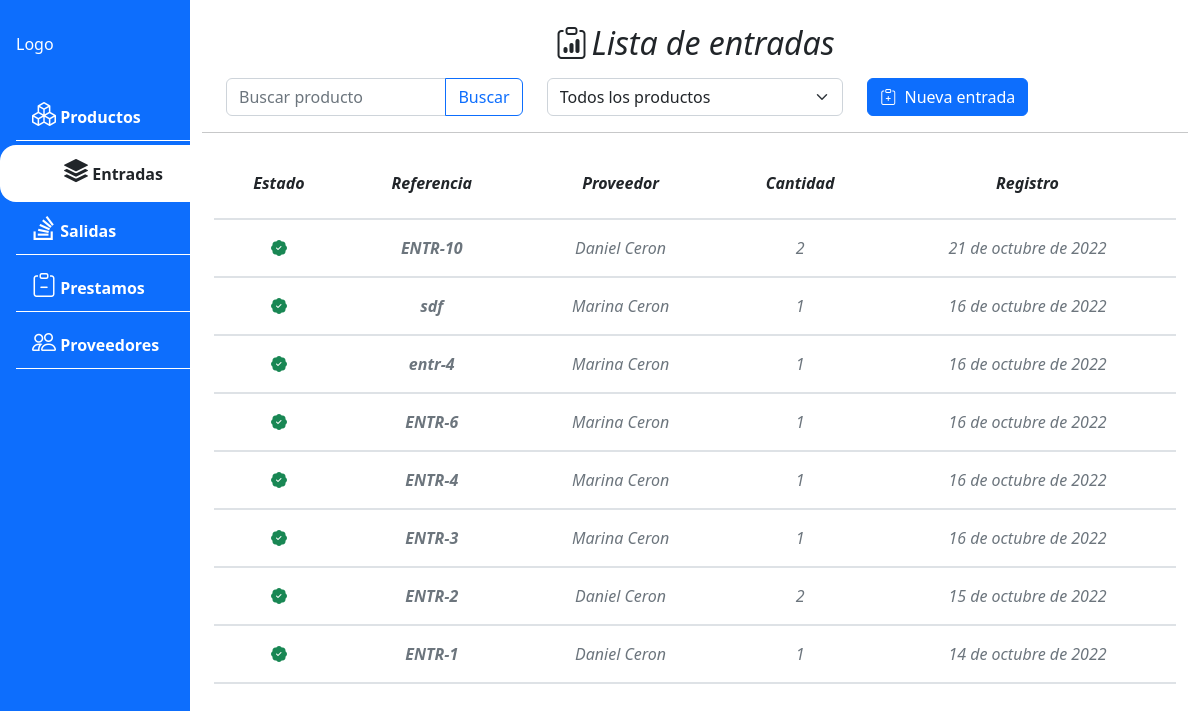
/input/list/, run on the app's committed database.
### apps/product_input/models.py (models this page shows, shortened)
class ProductInput(BaseModel):
    reference = models.CharField(max_length=50, blank=False,null=False,unique=True)
    supplier = models.ForeignKey(Supplier, on_delete=models.CASCADE)
    quantity = models.PositiveSmallIntegerField(default = 0,blank=False, null=False)
    in_wait = models.BooleanField(default=True)
    created_qr = models.BooleanField(default=False)
    description = models.TextField(blank=True)
    image_qr = models.CharField(max_length = 100, blank = True)
    class Meta:
        ordering = ['-in_wait','-id']
        verbose_name = "Entrada de producto"
        verbose_name_plural = "Entradas de producto"

### apps/supplier/models.py (models this page shows, shortened)
class Supplier(BaseModel):
    identifier = models.CharField(max_length=50, blank=False, null=False, unique=True)
    name = models.CharField(max_length=50, blank=False,null=False)
    phone = models.CharField(max_length=20, blank=True, null=True)
    class Meta:
        ordering = ['name']
        verbose_name = "Proveedor"
        verbose_name_plural = "Proveedores"

### apps/product_input/views.py (the view)
# urls.py: path('list/',ProductInputListView.as_view(), name = 'product_input_list'),
class ProductInputListView(ListView):
    model = ProductInput
    template_name = 'input/input_list.html'

### apps/product_input/templates/input/input_list.html (shortened to what this page needs)
{%extends 'core/base.html' %}
{%load static%}
{%block content %}
<div class="row px-4 ">
    <h2 class="d-flex justify-content-center pb-2"><i class="bi bi-clipboard-data pe-1"></i> Lista de entradas </h2>
    <div class="input-group col">
        <input type="text" class="form-control" id="input_search" placeholder="Buscar producto"
            aria-describedby="btn_search" onkeyup='auto_complete()'>
        <button class="btn btn-outline-primary" type="button" id="btn_search"
            onclick="filtrar_producto_nombre()">Buscar</button>
    </div>
    <div class="col">
        <select class="form-select" id="select_category" onchange="filtrar_producto_categoria()">
            <option value="-1">Todos los productos</option>
        </select>
    </div>
    <div class="d-grid gap-2 col d-md-flex">
        <button type="button" class="btn btn-primary" data-bs-toggle="modal" data-bs-target="#input-form-modal">
            <i class="bi bi-clipboard-plus pe-1"></i> Nueva entrada
        </button>
    </div>
</div>
<hr>
<div class="row px-4">
    <table class="table my-table table-hover text-center fst-italic">
        <thead class="fw-semibold">
            <tr>
                <th>Estado</th>
                <th>Referencia</th>
                <th>Proveedor</th>
                <th>Cantidad</th>
                <th>Registro</th>
            </tr>
        </thead>
        <tbody id="input-table-list">
            {% for input in object_list %}
            <tr id='tr-list-{{input.id}}' class="text-muted" onclick='input_detail({{input.id}})' >
                {% if input.in_wait %}
                <th id="td-state-{{input.id}}"><i class="bi bi-patch-exclamation-fill text-warning"></i></th>
                {%else %}
                <th id="td-state-{{input.id}}"><i class="bi bi-patch-check-fill text-success"></i></th>
                {%endif%}
                <th>{{input.reference}} </th>
                <td>{{input.supplier.name}}</td>
                <td>{{input.quantity}}</td>
                <td>{{input.created_date}}</td>
            </tr>
            {% endfor %}
        </tbody>
    </table>
</div>
{%endblock%}

### static/css/style.css (style rules this page uses)
.my-table thead tr { line-height:2.3rem; }
.table>:not(caption)>*>* { border-bottom-width: 2px; padding: 1rem 1rem; }

### data on the page
ProductInput: reference "ENTR-10", supplier.name "Daniel Ceron", quantity "2", created_date "21 de octubre de 2022"
ProductInput: reference "sdf", supplier.name "Marina Ceron", quantity "1", created_date "16 de octubre de 2022"
ProductInput: reference "entr-4", supplier.name "Marina Ceron", quantity "1", created_date "16 de octubre de 2022"
ProductInput: reference "ENTR-6", supplier.name "Marina Ceron", quantity "1", created_date "16 de octubre de 2022"
ProductInput: reference "ENTR-4", supplier.name "Marina Ceron", quantity "1", created_date "16 de octubre de 2022"
ProductInput: reference "ENTR-3", supplier.name "Marina Ceron", quantity "1", created_date "16 de octubre de 2022"
ProductInput: reference "ENTR-2", supplier.name "Daniel Ceron", quantity "2", created_date "15 de octubre de 2022"
ProductInput: reference "ENTR-1", supplier.name "Daniel Ceron", quantity "1", created_date "14 de octubre de 2022"
